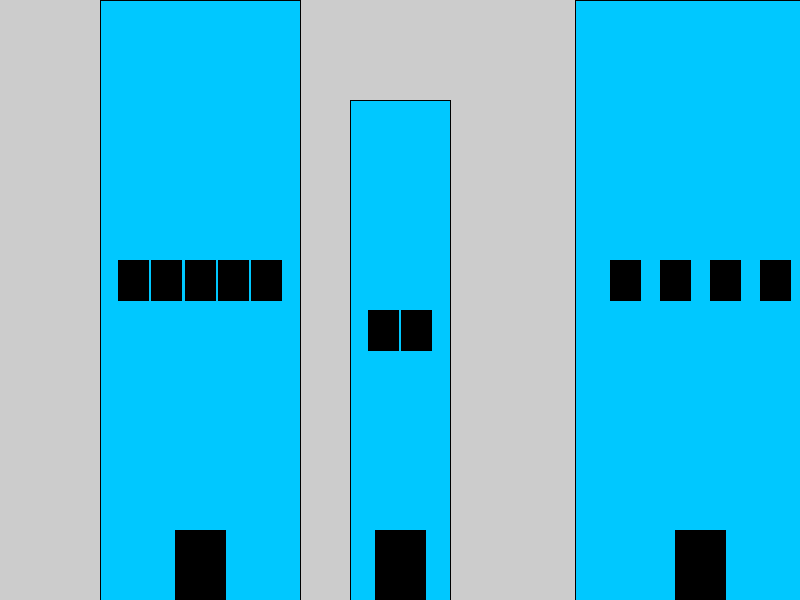
Frame 1 (no input)
Frame 60 (the mouse pressed at the canvas centre just before this capture): identical to frame 1, image omitted
Frame 120 (the mouse held since frame 60 and released just before this capture): identical to frame 1, image omitted

The Processing sketch that drew this single still picture (run headless with seeded random() and noise(); from frame 60 on, the mouse is pressed at the canvas centre):

// Processing sketch: sketch_30_buildings
// ── sketch_30_buildings.pde
void setup() {
 size(800, 600);

rectMode(CENTER);
buildingg(700,600,250,600, 4);
buildingg(400, 600, 100, 500, 2);
buildingg(200, 600, 200, 600, 5);
}


void draw() {

}

void buildingg(float xCenter, float yBottom, float W, int buildingHeight, int numWindows) {
  float dh = 70;
  float yCenter = yBottom - buildingHeight/2;
  fill(0,200,300);
  rect(xCenter, yCenter, W, buildingHeight);
  fill(0,0,0);
  rect(xCenter, yBottom - dh/2, 50, 70);

  // windows

  float step = W / (numWindows + 1);
  float xLeft = xCenter - W / 2;
  
  int n = 1;
  while (n<= numWindows) {
 rect(xLeft + n * step, yCenter - 20,30,40);

  n=n+1;

  }
}
